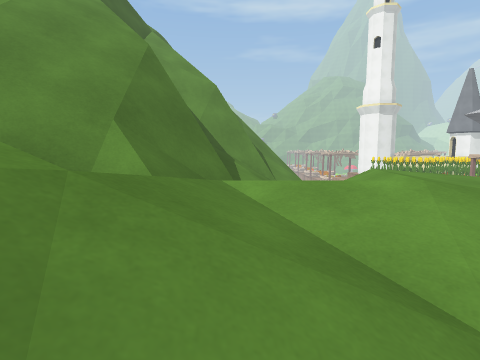
view 1 (above)

23 first-person views from a walk through a Unity game level. The camera is 0.72 m above the floor, tilts 6° down and sees 80° across. The floor is counted in squares, 1 m on a side. Each view is taken from the middle of a square. On the plan, view 1 faces up. The plan holds only what a view shows up to about 10 squares ahead; the rest is blank. The place goes on beyond the plan. The player character is not drawn. Some surface patterns are stand-ins.

view 2
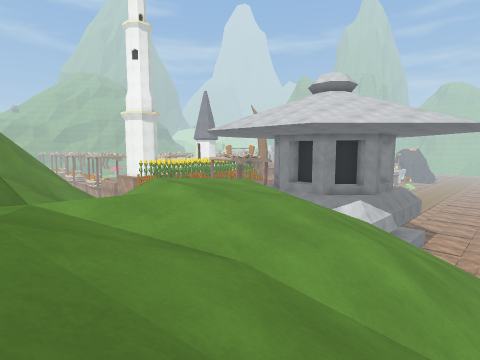

view 3
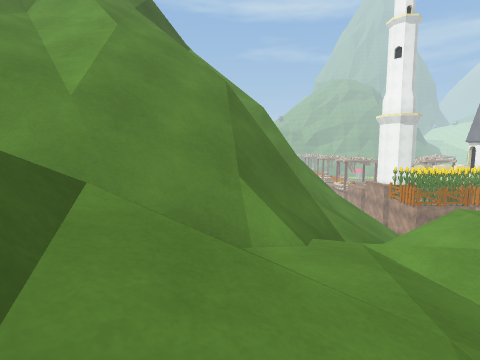

view 4
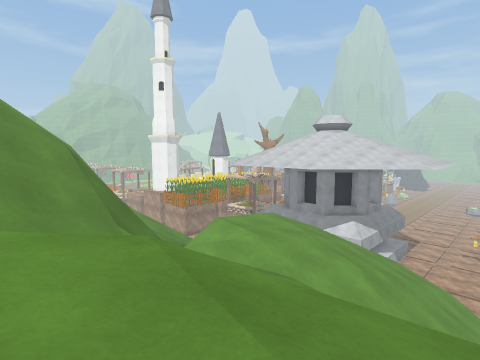

view 5
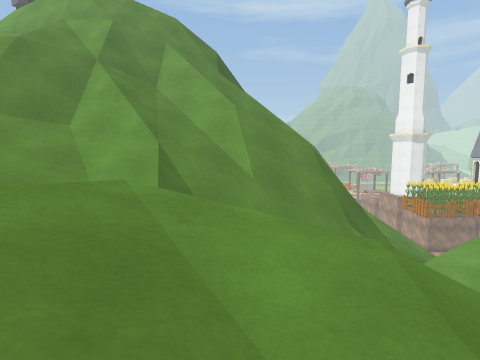

view 6
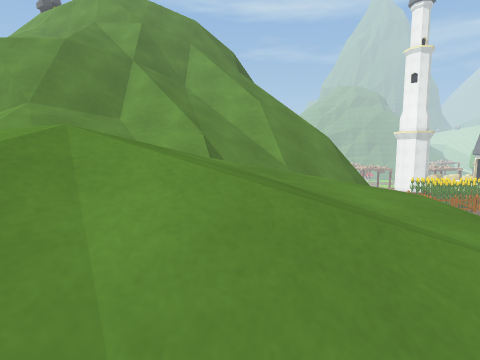

view 7
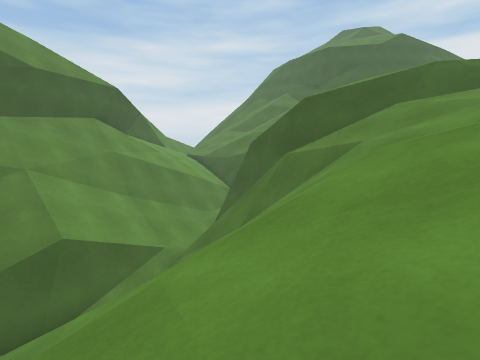

view 8
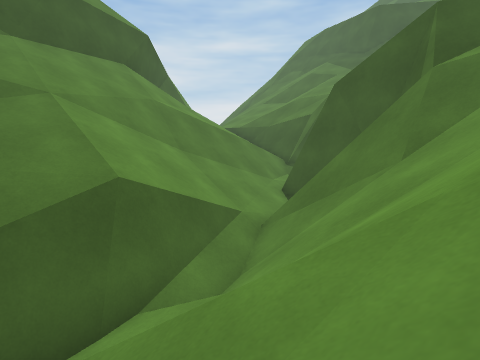

view 9
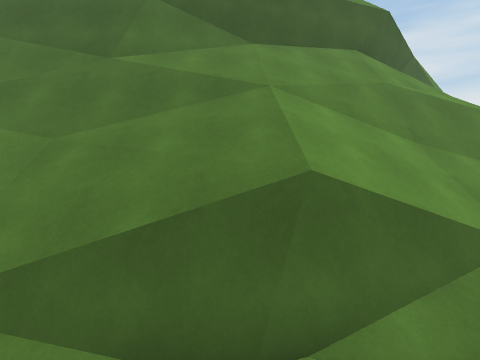

view 10
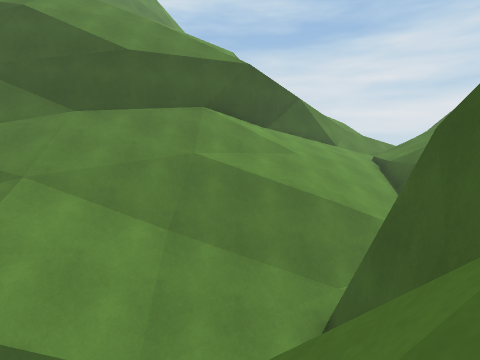

view 11
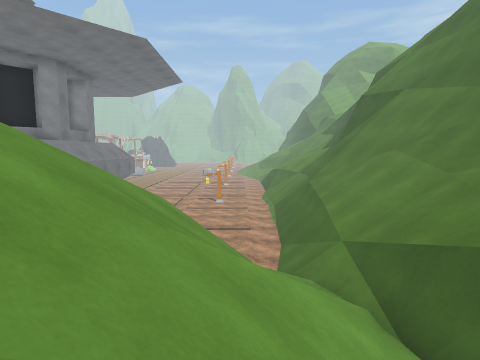

view 12
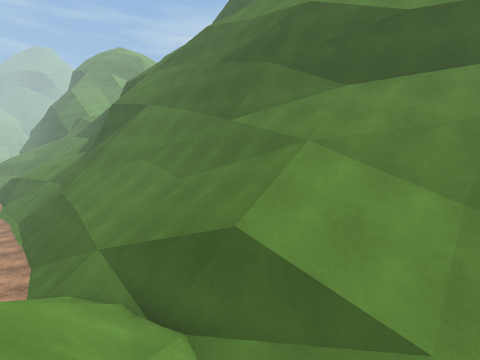

view 13
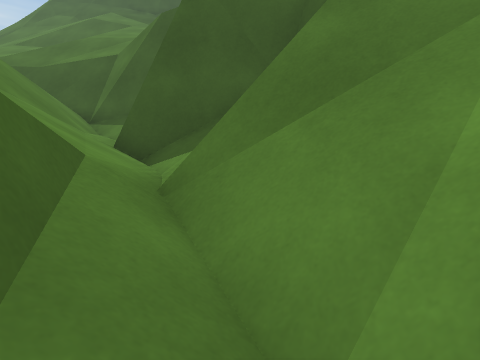

view 14
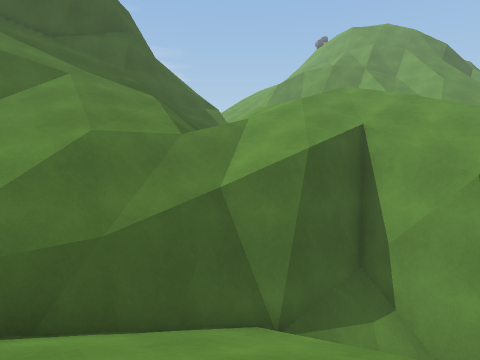

view 15
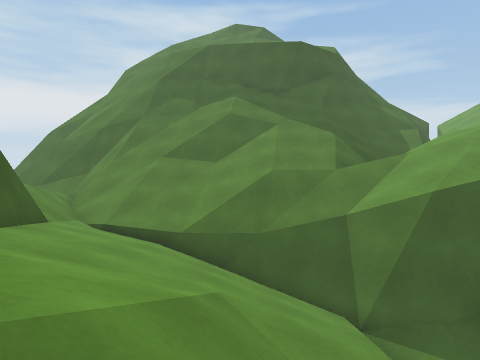

view 16
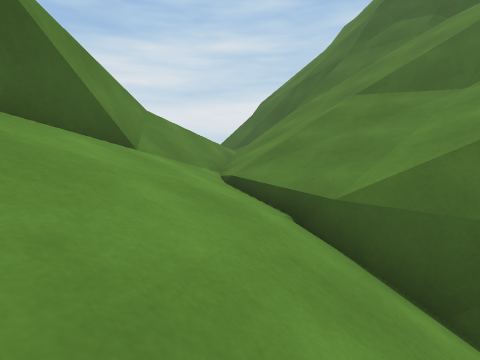

view 17
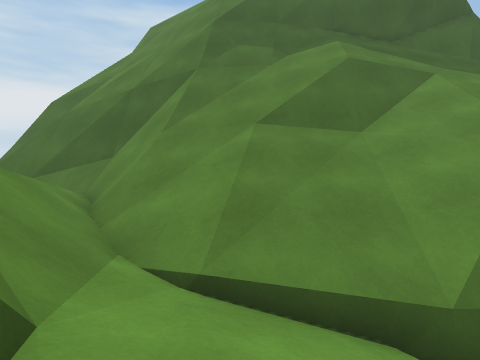

view 18
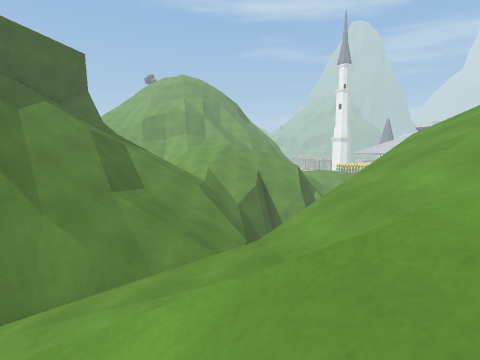

view 19
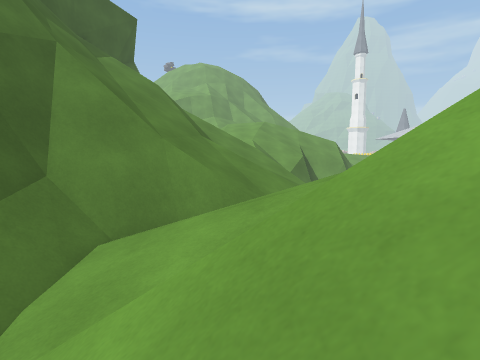

view 20
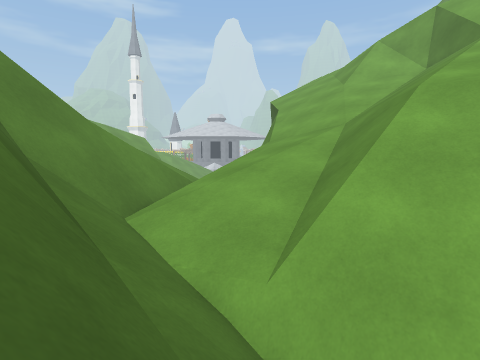

view 21
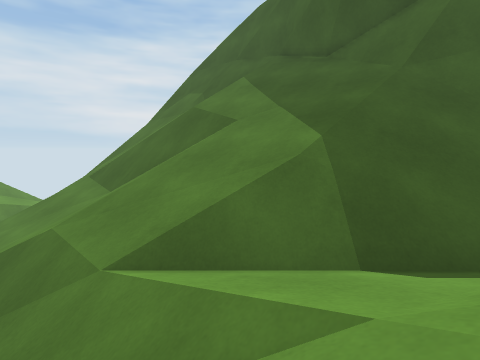

view 22
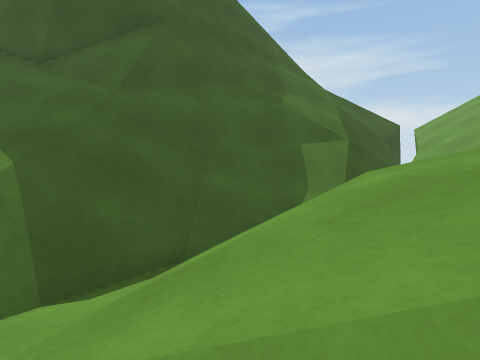

view 23
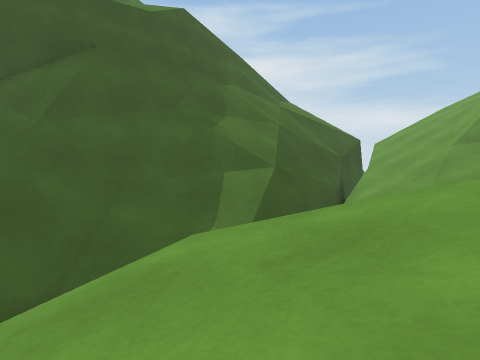

### Floor plan
Key: @ floor where view 1 was taken; # wall or solid block; . main floor; : floor 0.65 m higher than the main floor; + floor 1.3 m higher than the main floor; * floor 2.55 m higher than the main floor; - floor 5.75 m lower than the main floor; / step, stairs or slope; = window, fence, low wall or low ledge; ^ raised ledge; v drop or lower ground.
Columns run from 17 left of view 1 to 13 right of it. Each row starts with its distance up from view 1.
 11                  ^#
 10         ## //v= ===//
  9         ==#///v /////
  8         ///////= ///
  7     ///////////v ///
  6     ///////////v#///....
  5     #//////////==///.../
  4 //  /=///////////.//.../
  3 ///  ///////////:/.././//
  2 ////  ////    =/:/.../////
  1 ////      =// =+///////////
  0 v//       /**/=+/@/////////
 -1 ^#        /***==////////////
 -2 ^^#/   /* /***/==///////////
 -3  ==#/  /*//////v=///////////=
 -4   #//  **///////v=v#/////////--
 -5  ^^/// /// /////# ^#//////////=
 -6   ^=/////////v//# =#///####v==#
 -7   ^=/////////vvv=///=##v///////
 -8   ^=////////v####//////////////
 -9   ^/////:///v#/////////////////
-10  #^/////////##////////////////^
-11  #/////////v#//////////////=^^^
-12  #///=/////v#////////////=^^^
-13  #///=/////v#//////////##==
-14   ///v=//////////////##v
-15    ///=//////////// #//
-16   #////////////////
-17   /////////////////
-18   #////////=///#///
-19   #=/////////##////
-20    vvv//////=#////
-21    vv+v==////////
-22     ###/////////
-23     #///////////
-24     ^///////////
-25     #////////////#
-26     #/////////////
-27     / //// /

Where each view was taken, in squares from view 1:
view 1: 0 up, 0 right, facing up
view 2: 1 down, 1 left, facing up-right
view 3: 0 up, 2 left, facing up
view 4: 3 down, 5 left, facing up-right
view 5: 3 down, 5 left, facing up
view 6: 4 down, 6 left, facing up
view 7: 2 up, 8 right, facing down-left
view 8: 2 down, 8 right, facing down-left
view 9: 3 down, 7 right, facing down
view 10: 3 down, 1 right, facing down
view 11: 3 down, 3 right, facing right
view 12: 3 down, 2 right, facing down-right
view 13: 6 down, 5 right, facing left
view 14: 15 down, 1 left, facing up-left
view 15: 14 down, 3 right, facing left
view 16: 14 down, 2 left, facing down-left
view 17: 18 down, 3 left, facing left
view 18: 27 down, 6 left, facing up
view 19: 27 down, 9 left, facing up
view 20: 27 down, 13 left, facing up-right
view 21: 7 down, 7 left, facing down-left
view 22: 6 down, 7 left, facing left
view 23: 4 down, 7 left, facing left
